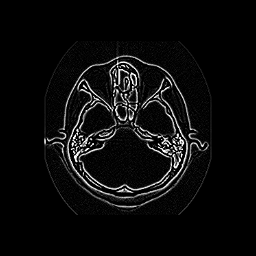

Here is the Python script that generated this plot:
#!/usr/bin/env python

# Compute divergence of a gradient field from a medical image.

# Factory overrides
import vtkmodules.vtkInteractionStyle  # noqa: F401
import vtkmodules.vtkRenderingFreeType  # noqa: F401
import vtkmodules.vtkRenderingOpenGL2  # noqa: F401

import os

from vtkmodules.vtkIOImage import vtkPNGReader
from vtkmodules.vtkImagingGeneral import vtkImageGradient
from vtkmodules.vtkImagingMath import vtkImageDivergence
from vtkmodules.vtkRenderingCore import (
    vtkImageActor,
    vtkRenderWindow,
    vtkRenderWindowInteractor,
    vtkRenderer,
)

# Image pipeline
reader = vtkPNGReader()
data_dir = os.environ.get("VPE_DATA_DIR", os.path.dirname(os.path.abspath(__file__)))

reader.SetFileName(os.path.join(data_dir, "fullhead15.png"))

# Gradient
gradient = vtkImageGradient()
gradient.SetDimensionality(2)
gradient.SetInputConnection(reader.GetOutputPort())

# Divergence
derivative = vtkImageDivergence()
derivative.SetInputConnection(gradient.GetOutputPort())
derivative.Update()

# Display with vtkImageActor
image_actor = vtkImageActor()
image_actor.GetMapper().SetInputConnection(derivative.GetOutputPort())

# Renderer
renderer = vtkRenderer()
renderer.AddActor(image_actor)

# Window
render_window = vtkRenderWindow()
render_window.AddRenderer(renderer)
render_window.SetSize(256, 256)
render_window.SetWindowName("divergence")

# Scene
renderer.ResetCamera()

# Interactor
interactor = vtkRenderWindowInteractor()
interactor.SetRenderWindow(render_window)

interactor.Initialize()
interactor.Start()
